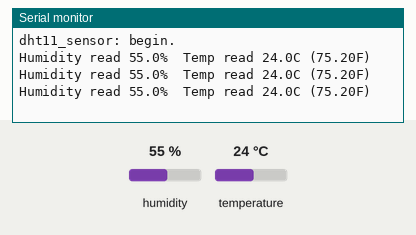
A sketch run on a simulated Arduino Uno, built with avr-gcc and run on an emulated ATmega328P. Parts: the last lines printed to the serial monitor. Wiring (inferred from the names in the program): DHT11 sensor: data pin 12. The inputs (shaded band) are chosen by the test bench; at power-on: humidity 55 %, temperature 24 °C.

Above: at 1.7 s.
1.8 s: humidity set to 22 %
At 2.21 s:
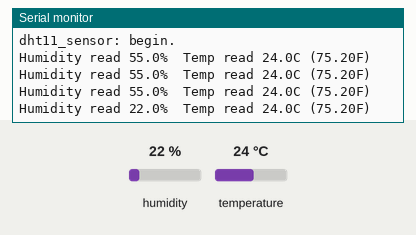
3.3 s: temperature set to 12 °C
At 3.65 s:
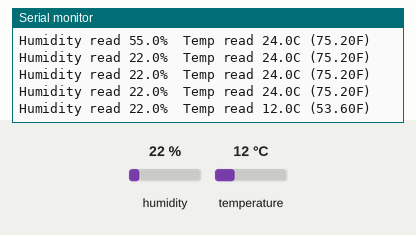
4.8 s: humidity set to 40 %
At 5.08 s:
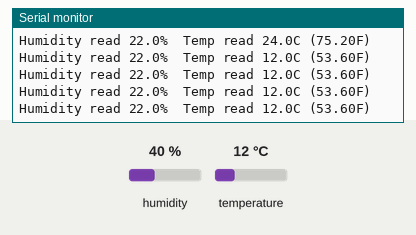
Timing chart, 0 to 7.8 s (numbered marks = the images above; inputs shaded):
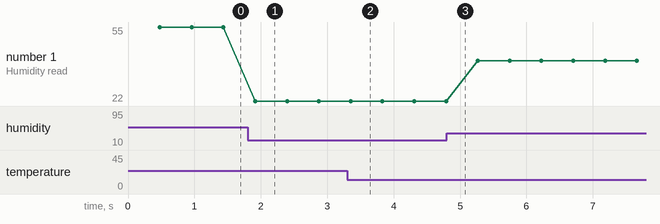

Measured:
- after the input at 1.8 s, the serial monitor: prints a new line after 0.12 s (image 1)
- after the input at 3.3 s, the serial monitor: prints a new line after 0.05 s (image 2)
- plotted number 1: 55 → 22 after the input at 1.8 s, 22 → 40 after the input at 4.8 s

The sketch:

dht11_sensor.ino
```cpp
/*
 * dht11 temperature sensor
 *   Wire a DHT11 temperature sensor, three pin micro-PCB package, with
 *   5v, GND, and data to a digital pin
 */

#include <stdint.h>

// uncomment the following define to enable a basic debug output which
// will display the statistics for the reading from the DHT11 in order to
// check if any pulses are being detected by the pin and what is the minimum
// and maximum pulse width.
// Testing with an Arduino Uno we have seen the following:
//    minimum pulse width count -> 2
//    maximum pulse widht count -> 15
// With these statistics, threshold for function onewireReadDHT11() set
// to 5 works great.
//#define CHECK_STATS 1

const int Dht11Pin = 12;       // digital pin on Arduino connected to DHT11 data pin
const int Dht11Threshold = 5;  // onewireReadDHT11() threshold value

// struct for DHT11 communications to allow access to various parameters
// such as number of bytes read, minimum count and maximum count to
// allow fine tuning of the function onewireReadDHT11() and setting the
// threshold for a pulse width for a binary one versus a binary zero.
typedef struct {
  int  iByteCount;
  int  iMinWait;
  int  iMaxWait;
} onewireStats;


int onewireResetWire (int iPin)
{
    pinMode (iPin, OUTPUT);
    digitalWrite (iPin, LOW);
    delay (18);

    digitalWrite (iPin, HIGH);
    delayMicroseconds (40);

    pinMode (iPin, INPUT);
    int iSlaveResponse = digitalRead (iPin);
    delayMicroseconds (410);

    return iSlaveResponse;
}

void  onewireSetup (int iPin)
{
    pinMode (iPin, INPUT_PULLUP);
}

//   DHT11 sensor specific One Wire Protocol functions follow

onewireStats onewireReadDHT11 (int iPin, int iThreshold, unsigned char bitArray[], int iLen)
{
    onewireStats  myStats = {0};
    uint8_t laststate = HIGH;
    uint8_t counter = 0;

    memset (bitArray, 0, iLen);

    //pull pin down to send start signal
    pinMode( iPin, OUTPUT );
    digitalWrite( iPin, LOW );
    delay( 18 );

    //pull pin up and wait for sensor response
    digitalWrite( iPin, HIGH );
    delayMicroseconds( 40 );
    //prepare to read the pin
    pinMode( iPin, INPUT );

    int iCountMax = 0;
    int iCountMin = 100;

    //detect change and read data
    uint8_t j = 0, i = 0;
    do {
        counter = 0;
        while ( digitalRead( iPin ) == laststate )
        {
            counter++;
            delayMicroseconds( 1 );
            if ( counter == 255 )
            {
                break;
            }
        }
        laststate = digitalRead( iPin );

        if ( counter == 255 )
            break;

        //ignore first 3 transitions
        if ( (i >= 4) && (i % 2 == 0) )
        {
            int iIndex = j >> 3;

            if (iIndex >= iLen) break;

            //shove each bit into the storage bytes
            bitArray[iIndex] <<= 1;
            if ( counter > iThreshold )
                bitArray[iIndex] |= 1;
            if (counter > iCountMax) iCountMax = counter;
            if (counter < iCountMin) iCountMin = counter;
            j++;
        }
        i++;
    } while (1);

    myStats.iByteCount = j;
    myStats.iMinWait = iCountMin;
    myStats.iMaxWait = iCountMax;
    return myStats;
}

int GoodCheckSumDht11 (unsigned char dht11[])
{
  return (dht11[4] == (dht11[0] + dht11[1] + dht11[2] + dht11[3]) & 0xff);
}

void setup() {
  // put your setup code here, to run once:
  Serial.begin(9600);

  Serial.println ("dht11_sensor: begin.");

  onewireSetup (12);
}

void loop() {
  static  int  iLoopCount = 0;  // count loops in order to slow down pinging of DHT11

  // put your main code here, to run repeatedly:
  unsigned char  dht11_dat[8];

  iLoopCount++;

  if (iLoopCount % 100000 == 0) {
    onewireStats  myStats = {0};

    myStats = onewireReadDHT11 (Dht11Pin, Dht11Threshold, dht11_dat, 8);

#if defined(CHECK_STATS)
    Serial.print (" - stats iByteCount = ");
    Serial.print (myStats.iByteCount);
    Serial.print ("  iMinWait ");
    Serial.print (myStats.iMinWait);
    Serial.print (", iMaxWait ");
    Serial.println (myStats.iMaxWait);
#endif

    if (myStats.iByteCount >= 40 && GoodCheckSumDht11 (dht11_dat)) {
      float f = dht11_dat[2] * 9.0 / 5.0 + 32.0;  // convert temp to fahnrenheit

      Serial.print ("Humidity read ");
      Serial.print (dht11_dat[0]);
      Serial.print (".");
      Serial.print (dht11_dat[1]);
      Serial.print ("%  Temp read ");
      Serial.print (dht11_dat[2]);
      Serial.print (".");
      Serial.print (dht11_dat[3]);
      Serial.print ("C (");
      Serial.print (f);
      Serial.println ("F)");
    } else {
      Serial.print ("bad data  bytecount = ");
      Serial.print (myStats.iByteCount);
      Serial.print (", min = ");
      Serial.print (myStats.iMinWait);
      Serial.print (", max = ");
      Serial.println (myStats.iMaxWait);
    }
  }
}
```
